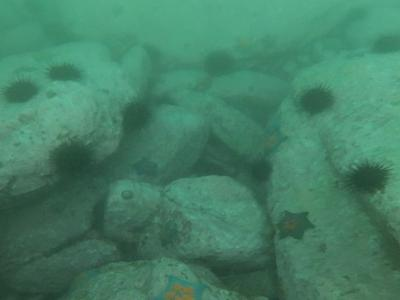
%> input picture DPATN/images/1.jpg, 400 x 300 px; its folder holds only this picture in this run
$ octave demo_underwater.m   (GNU Octave 9; MATLAB toolbox functions it lacks are replaced by stand-ins)
%> lines starting %> are read from the running program, lines starting %| are printed output that depends on the picture
### DPATN/Airlight_water.m
function A = Airlight_water(HazeImg, wsz)
% estimating A channel by channel separately
minImg = ordfilt2(double(HazeImg(:, :, 1)), 1, ones(wsz), 'symmetric');
A(1) = mean(minImg(:));
for k = 2 : 3
    minImg = ordfilt2(double(HazeImg(:, :, k)), 1, ones(wsz), 'symmetric');
%     A(k) = max(minImg(:));
%     A=max(A,1)
end

[nRows, nCols, bt] = size(HazeImg);
GrayImg =max( HazeImg(:,:,3)-HazeImg(:,:,1),HazeImg(:,:,2)-HazeImg(:,:,1));
topDark = sort(minImg(:), 'descend');
idx = round(0.005 * length(topDark));
val = topDark(idx);
id_set = find(minImg >= val);  % the top 0.1% brightest pixels in the dark channel
BluePxls = GrayImg(id_set);
iBlue = find(BluePxls >= max(BluePxls));
id = id_set(iBlue); id = id(1);
row = mod(id, nRows);
col = floor(id / nRows) + 1;
% A is a vector
row=max(row,1);
A = HazeImg(row, col, :);
A=max(A,0.001);
A = double(A(:));

### DPATN/t_initialize.m

function [t_bdcon, t_b] = t_initialize(HazeImg, A, C0, C1, sz)
% patch-wise transmission
if length(A) == 1
    A = A * ones(3, 1);
end
if length(C0) == 1
    C0 = C0 * ones(3, 1);
end
if length(C1) == 1
    C1 = C1 * ones(3, 1);
end
HazeImg = double(HazeImg);

% pixel-wise boundary
t_r = max((A(1) - HazeImg(:, :, 1)) ./ (A(1)  -  C0(1)), (HazeImg(:, :, 1) - A(1)) ./ (C1(1) - A(1) ));
t_g = max((A(2) - HazeImg(:, :, 2)) ./ (A(2)  - C0(2)), (HazeImg(:, :, 2) - A(2)) ./ (C1(2) - A(2) ));
t_b = max((A(3) - HazeImg(:, :, 3)) ./ (A(3)  - C0(3)), (HazeImg(:, :, 3) - A(3)) ./ (C1(3) - A(3) ));
t_b = max(cat(3, t_r, t_g, t_b), [], 3);
t_b = min(t_b, 1);

% minimum filtering
se = strel('square', sz);
t_bdcon = imclose(t_b, se);

### DPATN/gen_dct2.m
function C = gen_dct2(n)
C = zeros(n^2,n^2);
for i = 1:n
    for j = 1:n
        A = zeros(n,n);
        A(i,j) = 1;
        B = idct2(A);
        C(:,(j-1)*n + i) = B(:);
    end
end

### DPATN/save_trained_model.m
function trained_model = save_trained_model(cof, mfs, stage, KernelPara)
basis = KernelPara.basis;
filter_size = KernelPara.fsz;
m = filter_size^2 - 1;
filtN = KernelPara.filtN;

trained_model = cell(stage,1);
for s = 1:stage
    vcof = cof(:,s);
    part1 = vcof(1:filtN*m);
    cof_beta = reshape(part1,m,filtN);
    part3 = vcof(filtN*m+1);
    p = exp(part3);
    part4 = vcof(filtN*m+2:end);
    weights = reshape(part4,mfs.NumW,filtN);

    K = cell(filtN,1);
    f_norms = zeros(filtN,1);
    for i = 1:filtN
        x_cof = cof_beta(:,i);
        filter = basis*x_cof;
        f_norms(i) = norm(filter);
        filter = filter/(norm(filter) + eps);
        K{i} = reshape(filter,filter_size,filter_size);
    end
    %% update mfs
    mfsAll = cell(filtN,1);
    for i=1:filtN
        w = weights(:,i);
        Q = bsxfun(@times, mfs.G, w);
        mfsAll{i}.P = sum(Q,1);
    end
    %% construct model for one stage
    model.mfsAll = mfsAll;
    model.K = K;
    model.p = p;
    model.mfs = mfs;
    model.f_norms = f_norms;
    trained_model{s} = model;
end

### DPATN/denoisingOneStepGMixMFs.m
function x_star = denoisingOneStepGMixMFs(noisy, input, model)
mfsAll = model.mfsAll;
K = model.K;
p = model.p;
mfs = model.mfs;
filtN = length(K);
[r,c] = size(input);
%% do a gradient descent step
u = input;
f = noisy;
g = (u - f)*p;
parfor i=1:filtN
    Ku = imfilter(u,K{i},'symmetric');
    Ne1 = lut_eval(Ku(:)', mfs.offsetD, mfs.step, mfsAll{i}.P, 0, 0, 0);
    Ne1 = reshape(Ne1,r,c);
    g = g + imfilter(Ne1,rot90(rot90(K{i})),'symmetric');
end
x_star = u - g;
% x_star = max(0, min(x_star, 255));

### DPATN/demo_underwater.m
close all;
clear all;
% input an image
img_path=['images\'];          %%  真实图像
img_path_list = dir(strcat(img_path,'*.jpg'));
img_num = length(img_path_list);
for i=1:img_num
    [~, img_name, ~] = fileparts(img_path_list(i).name);
    img = double(imread([img_path,img_name, '.jpg']));
    wsz = 3;
    A = Airlight_water(img, wsz);
%> in Airlight_water, `minImg = ordfilt2(double(HazeImg(:, :, 1)), 1, ones(wsz), 'symmetric');`:
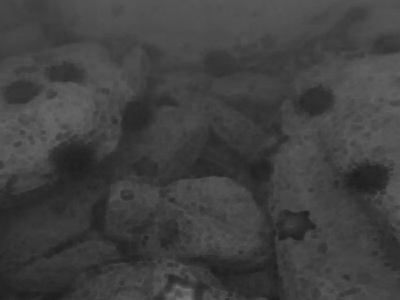
%> minImg: size 300x400 double; min 29, max 119, mean 64.7
%> the loop in Airlight_water, `for k = 2 : 3` made 2 passes
%> pass 1, in Airlight_water, `minImg = ordfilt2(double(HazeImg(:, :, k)), 1, ones(wsz), 'symmetric');`:
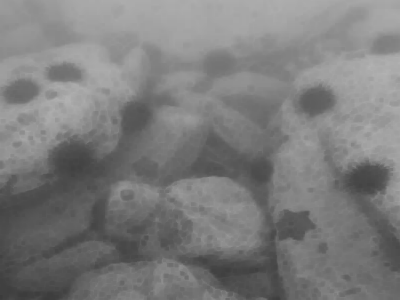
%> minImg: size 300x400 double; min 59, max 180, mean 124.1
%> in Airlight_water, `GrayImg =max( HazeImg(:,:,3)-HazeImg(:,:,1),HazeImg(:,:,2)-HazeImg(:,:..`:
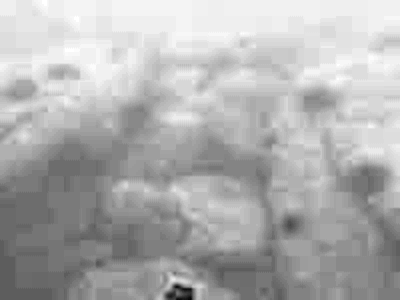
%> GrayImg: size 300x400 double; min -8, max 90, mean 59.6; drawn with min black and max white
%> in Airlight_water, `val = topDark(idx);`: val = 140
%> in Airlight_water, `id_set = find(minImg >= val);`: id_set = 722 values from 13617 to 119764
%> in Airlight_water, `BluePxls = GrayImg(id_set);`: BluePxls = 722 values, max 89 at index 392, min 65 at index 96, mean 80.15
%> in Airlight_water, `iBlue = find(BluePxls >= max(BluePxls));`: iBlue = [392; 393; 394; 403]
%> in Airlight_water, `id = id_set(iBlue)`: id = [110760; 110761; 110762; 111060]
%> in Airlight_water, `id = id(1)`: id = 110760
%> in Airlight_water, `row = mod(id, nRows);`: row = 60
%> in Airlight_water, `col = floor(id / nRows) + 1;`: col = 370
%> in Airlight_water, `A = HazeImg(row, col, :);`: A = [84 173 141]
%> in Airlight_water, `A = double(A(:));`: A = [84; 173; 141]
%> A = [84; 173; 141]
    t0 = t_initialize(img, A, 30, 300, wsz);
%> in t_initialize, `t_r = max((A(1) - HazeImg(:, :, 1)) ./ (A(1)  -  C0(1)), (HazeImg(:, :..`:
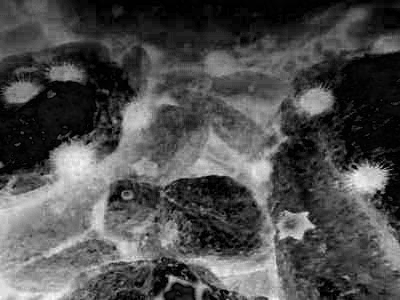
%> t_r: size 300x400 double; min 0, max 1.02, mean 0.313; drawn with min black and max white
%> in t_initialize, `t_g = max((A(2) - HazeImg(:, :, 2)) ./ (A(2)  - C0(2)), (HazeImg(:, :,..`:
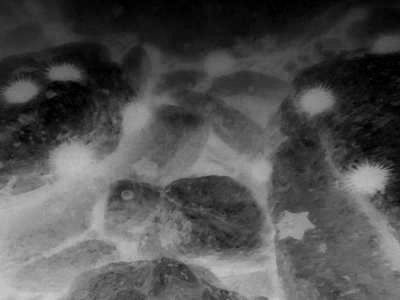
%> t_g: size 300x400 double; min 0, max 0.797, mean 0.319
    %% load model for the tranmission
    load (strcat('JointTraining_5x5_2500new.mat'));
    filter_size = 5;
    m = filter_size^2 - 1;
    filter_num = m;
    BASIS = gen_dct2(filter_size);
    BASIS = BASIS(:,2:end);
    %% pad and crop operation
    bsz = filter_size+1;
    bndry = [bsz,bsz];
    pad   = @(x) padarray(x,bndry,'symmetric','both');
    crop  = @(x) x(1+bndry(1):end-bndry(1),1+bndry(2):end-bndry(2));
    %% MFs means and precisions
    KernelPara.fsz = filter_size;
    KernelPara.filtN = filter_num;
    KernelPara.basis = BASIS;
    trained_model = save_trained_model(cof, MFS, stage, KernelPara);
    sigma = 15;
    reset(RandStream.getGlobalStream);
%> (this line was passed over: RandStream is not available in this run)
    [R,C] = size(t0);
%> R = 300; C = 400
    input = pad(t0);
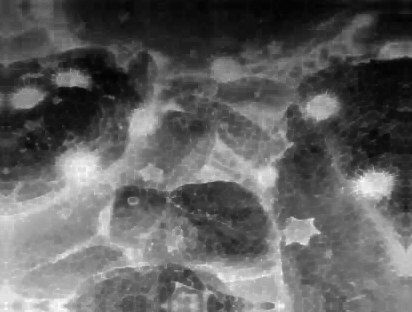
%> input: size 312x412 double; min 0.014, max 1, mean 0.38
    noisy = pad(t0);
    hazeimg=pad(img);
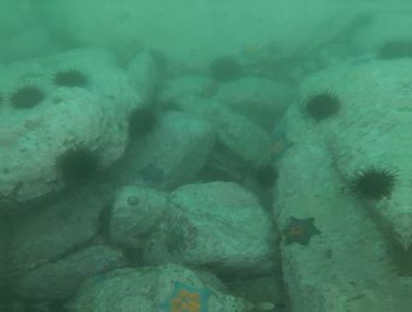
%> hazeimg: size 312x412x3 double; mean R, G, B 68.2, 127.9, 102.1
%> the run ends on the next line
    for s = 1:stage
        deImg = denoisingOneStepGMixMFs(noisy, input, trained_model{s});
